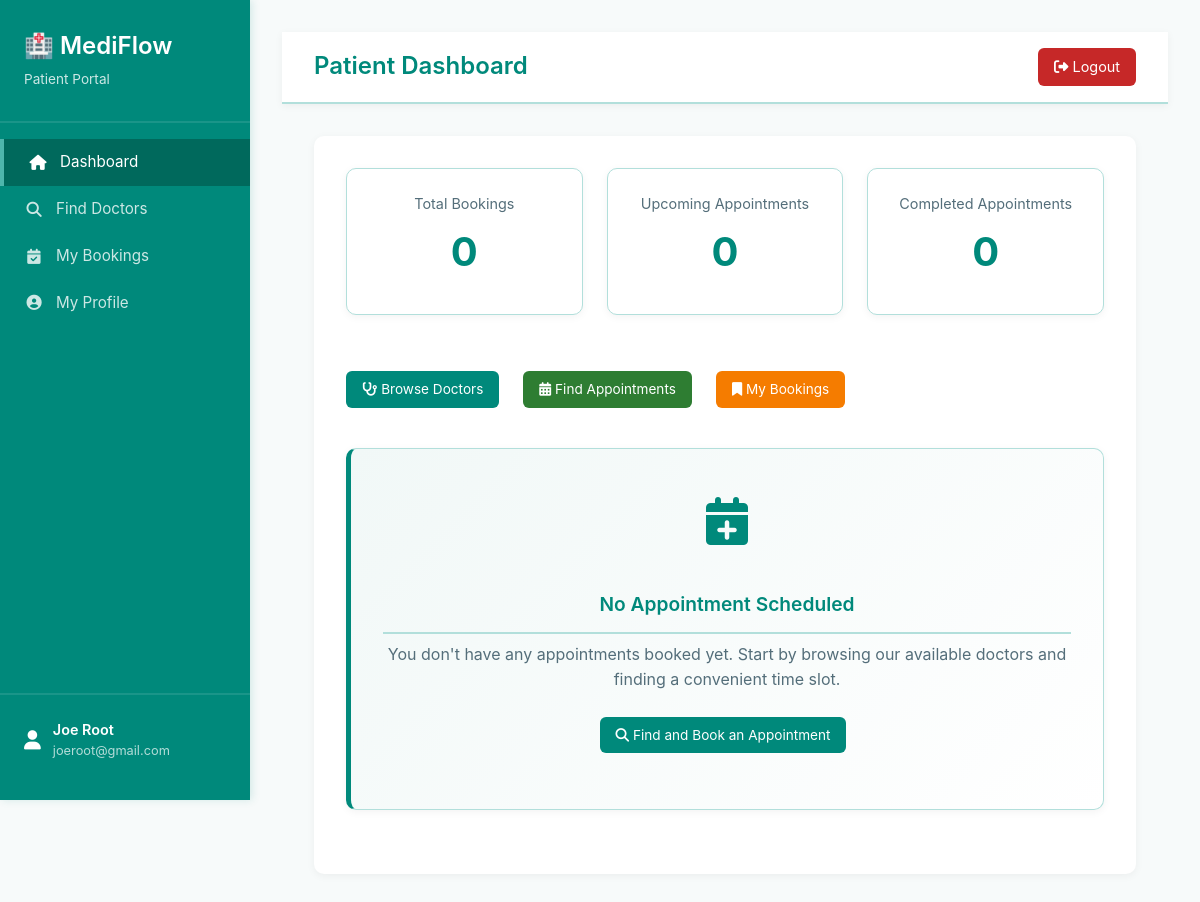
The app's page /patients/dashboard/ (signed in), older data.
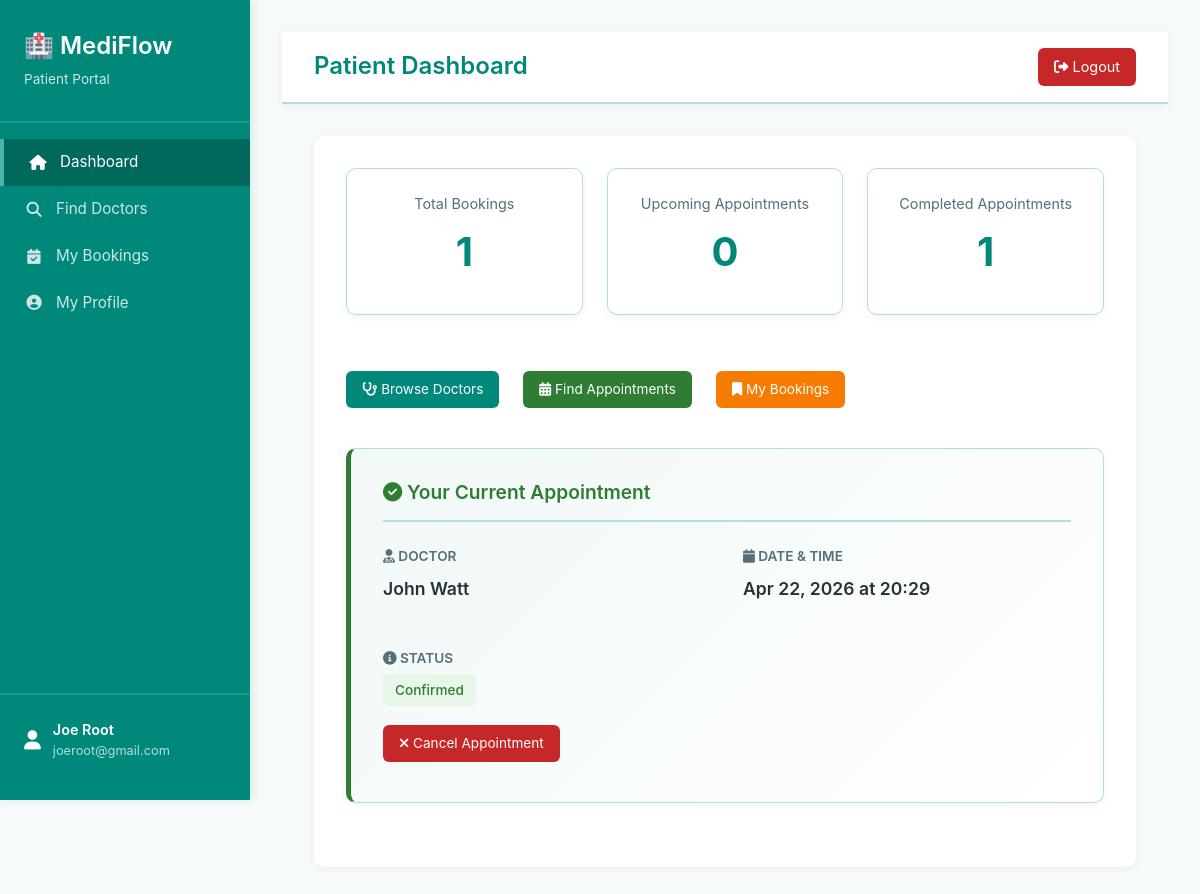
The same page, newer data.
### bookings/models.py (models this page shows, shortened)
class Booking(models.Model):
    PAYMENT_STATUS_CHOICES = [
        ('pending', 'Pending'),
        ('completed', 'Completed'),
        ('failed', 'Failed'),
    ]
    patient = models.ForeignKey(
        CustomUser,
        on_delete=models.CASCADE,
        related_name='bookings',
        limit_choices_to={'role': 'PATIENT'}
    )
    doctor = models.ForeignKey(
        CustomUser,
        on_delete=models.CASCADE,
        related_name='patient_bookings',
        limit_choices_to={'role': 'DOCTOR'}
    )
    slot = models.OneToOneField(
        AvailabilitySlot,
        on_delete=models.CASCADE,
        related_name='booking'
    )
    consultation_fee = models.DecimalField(max_digits=10, decimal_places=2, default=0)
    payment_status = models.CharField(
        max_length=20,
        choices=PAYMENT_STATUS_CHOICES,
        default='pending',
        help_text="Payment status for the consultation"
    )
    payment_id = models.CharField(max_length=100, blank=True, null=True, help_text="Razorpay payment ID")
    created_at = models.DateTimeField(auto_now_add=True)
    reminder_sent_24h = models.BooleanField(default=False, help_text="Whether 24-hour reminder has been sent")
    reminder_sent_1h = models.BooleanField(default=False, help_text="Whether 1-hour reminder has been sent")
    class Meta:
        db_table = 'bookings_booking'
        verbose_name = 'Booking'
        verbose_name_plural = 'Bookings'
        ordering = ['-created_at']

### accounts/models.py (models this page shows, shortened)
class CustomUser(AbstractUser):
    ROLE_CHOICES = (
        ('DOCTOR', 'Doctor'),
        ('PATIENT', 'Patient'),
    )
    role = models.CharField(
        max_length=10,
        choices=ROLE_CHOICES,
        default='PATIENT'
    )
    google_calendar_token = models.JSONField(
        null=True,
        blank=True,
        help_text="OAuth token for Google Calendar"
    )
    is_2fa_enabled = models.BooleanField(
        default=False,
        help_text="Whether two-factor authentication is enabled"
    )
    class Meta:
        db_table = 'accounts_customuser'
        verbose_name = 'User'
        verbose_name_plural = 'Users'
    def is_patient(self):
        return self.role == 'PATIENT'

### doctors/models.py (models this page shows, shortened)
class AvailabilitySlot(models.Model):
    doctor = models.ForeignKey(
        CustomUser,
        on_delete=models.CASCADE,
        related_name='availability_slots',
        limit_choices_to={'role': 'DOCTOR'}
    )
    date = models.DateField()
    start_time = models.TimeField()
    end_time = models.TimeField()
    is_booked = models.BooleanField(default=False)
    is_recurring = models.BooleanField(default=False, help_text="Repeat every week on this day")
    max_patients_per_day = models.IntegerField(default=10)
    created_at = models.DateTimeField(auto_now_add=True)
    updated_at = models.DateTimeField(auto_now=True)
    class Meta:
        db_table = 'doctors_availabilityslot'
        verbose_name = 'Availability Slot'
        verbose_name_plural = 'Availability Slots'
        ordering = ['-date', 'start_time']
        unique_together = ('doctor', 'date', 'start_time', 'end_time')
        indexes = [
            models.Index(fields=['doctor', 'date', 'is_booked']),
        ]

### patients/views.py (the view)
    def wrapper(request, *args, **kwargs):
        if not request.user.is_authenticated or not request.user.is_patient():
            messages.error(request, "You don't have permission to access this page.")
            return redirect('home')
        return view_func(request, *args, **kwargs)

### patients/views.py (called while the page is built)
def patient_only(view_func):
    def wrapper(request, *args, **kwargs):
        if not request.user.is_authenticated or not request.user.is_patient():
            messages.error(request, "You don't have permission to access this page.")
            return redirect('home')
        return view_func(request, *args, **kwargs)
    return wrapper

### templates/patients/dashboard.html (shortened to what this page needs)
{% extends 'patients/base_patient.html' %}
{% block navbar_title %}Patient Dashboard{% endblock %}
{% block content %}
<div class="stat-grid">
    <div class="stat-card">
        <div class="stat-label">Total Bookings</div>
        <div class="stat-number">{{ total_bookings }}</div>
    </div>
    <div class="stat-card">
        <div class="stat-label">Upcoming Appointments</div>
        <div class="stat-number">{{ upcoming_count }}</div>
    </div>
    <div class="stat-card">
        <div class="stat-label">Completed Appointments</div>
        <div class="stat-number">{{ completed_count }}</div>
    </div>
</div>
<div class="action-buttons">
    <a href="{% url 'view_doctors' %}" class="btn-patient btn-primary-patient">
        <i class="fas fa-stethoscope"></i> Browse Doctors
    </a>
    <a href="{% url 'view_slots' %}" class="btn-patient btn-success-patient">
        <i class="fas fa-calendar-alt"></i> Find Appointments
    </a>
    <a href="{% url 'my_bookings' %}" class="btn-patient btn-warning-patient">
        <i class="fas fa-bookmark"></i> My Bookings
    </a>
</div>
{% if has_booking %}
<div class="patient-card" style="border-left: 5px solid #2E7D32; background: linear-gradient(135deg, #F1F8F7 0%, #FFFFFF 100%);">
    <h3 style="color: #2E7D32; margin-bottom: 1.5rem;">
        <i class="fas fa-check-circle"></i> Your Current Appointment
    </h3>
    <div style="display: grid; grid-template-columns: repeat(auto-fit, minmax(250px, 1fr)); gap: 2rem; margin-bottom: 1.5rem;">
        <div>
            <p style="color: #546E7A; margin-bottom: 0.5rem; font-size: 0.85rem; text-transform: uppercase; font-weight: 600;">
                <i class="fas fa-user-md"></i> Doctor
            </p>
            <p style="font-size: 1.1rem; font-weight: 600; color: #263238;">
                {{ booking.doctor.get_full_name }}
            </p>
        </div>
        <div>
            <p style="color: #546E7A; margin-bottom: 0.5rem; font-size: 0.85rem; text-transform: uppercase; font-weight: 600;">
                <i class="fas fa-calendar"></i> Date & Time
            </p>
            <p style="font-size: 1.1rem; font-weight: 600; color: #263238;">
                {{ booking.slot.date|date:"M d, Y" }} at {{ booking.slot.start_time|time:"H:i" }}
            </p>
        </div>
        <div>
            <p style="color: #546E7A; margin-bottom: 0.5rem; font-size: 0.85rem; text-transform: uppercase; font-weight: 600;">
                <i class="fas fa-info-circle"></i> Status
            </p>
            <span class="badge-status badge-confirmed">Confirmed</span>
        </div>
    </div>
    <form method="post" action="{% url 'cancel_booking' %}" style="margin-top: 1.5rem;">
        <button type="submit" class="btn-patient btn-danger-patient" onclick="return confirm('Are you sure you want to cancel this appointment?');">
            <i class="fas fa-times"></i> Cancel Appointment
        </button>
    </form>
</div>
{% else %}
<div class="patient-card" style="border-left: 5px solid #00897B; background: linear-gradient(135deg, #F1F8F7 0%, #FFFFFF 100%); text-align: center; padding: 3rem 2rem;">
    <i class="fas fa-calendar-plus" style="font-size: 3rem; color: #00897B; margin-bottom: 1rem;"></i>
    <h3 style="color: #00897B; margin-bottom: 0.5rem;">No Appointment Scheduled</h3>
    <p style="color: #546E7A; margin-bottom: 1.5rem;">
        You don't have any appointments booked yet. Start by browsing our available doctors and finding a convenient time slot.
    </p>
    <a href="{% url 'view_slots' %}" class="btn-patient btn-primary-patient">
        <i class="fas fa-search"></i> Find and Book an Appointment
    </a>
</div>
{% endif %}
{% endblock %}

Row changes from the older to the newer data that the page shows:
added Booking: doctor.get_full_name "John Watt", slot "Apr 22, 2026", slot.start_time "20:29"
Text that changed along with them:
{{ total_bookings }}: "0" → "1"
{{ completed_count }}: "0" → "1"
text no longer shown: "No Appointment Scheduled You don't have any appointments booked yet. Start by browsing our available doctors and finding a convenient time slot. Find and Book an Appointment"
text now shown: "Your Current Appointment DOCTOR DATE & TIME at STATUS Confirmed Cancel Appointment"
